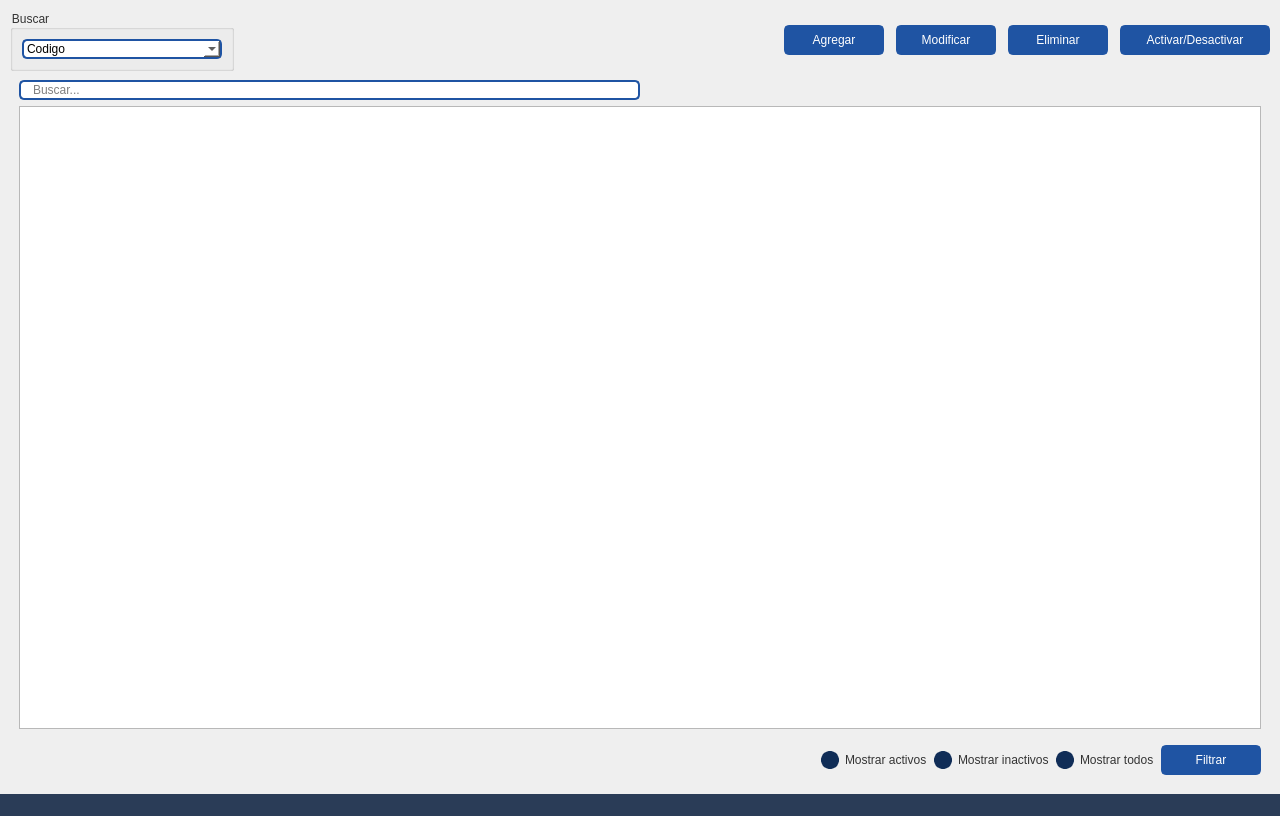
<?xml version="1.0" encoding="UTF-8"?>
<ui version="4.0">
 <author>Wanderson M. Pimenta</author>
 <class>MainWindow</class>
 <widget class="QMainWindow" name="MainWindow">
  <property name="geometry">
   <rect>
    <x>0</x>
    <y>0</y>
    <width>1280</width>
    <height>816</height>
   </rect>
  </property>
  <property name="minimumSize">
   <size>
    <width>1280</width>
    <height>720</height>
   </size>
  </property>
  <property name="windowTitle">
   <string/>
  </property>
  <property name="windowIcon">
   <iconset>
    <normaloff>:/images/images/images/Logo_vertical.png</normaloff>:/images/images/images/Logo_vertical.png</iconset>
  </property>
  <widget class="QWidget" name="styleSheet">
   <property name="font">
    <font>
     <family>Segoe UI</family>
     <pointsize>9</pointsize>
     <weight>50</weight>
     <italic>false</italic>
     <bold>false</bold>
    </font>
   </property>
   <property name="styleSheet">
    <string notr="true">QWidget{
	color: #333;
	font: 9pt &quot;Segoe UI&quot;;
}
/* -----------------  MENUS ----------------- */


#topMenu .QPushButton {	
	background-position: left center;
    background-repeat: no-repeat;
	border: none;
	border-left: 22px solid transparent;
	background-color: transparent;
	text-align: left;
	padding-left: 44px;
    color: #f8f8f2;
}

#topMenu .QPushButton:hover {
	background-color: #286FD6;
}
#topMenu .QPushButton:pressed {	
	background-color: #2A3C57;
	color: rgb(255, 255, 255);
}
#bottomMenu .QPushButton {	
	background-position: left center;
    background-repeat: no-repeat;
	border: none;
	border-left: 20px solid transparent;
	background-color:transparent;
	text-align: left;
	padding-left: 44px;
    color: #f8f8f2;
}
#bottomMenu .QPushButton:hover {
	background-color: #286FD6;
}
#bottomMenu .QPushButton:pressed {	
	background-color: #2A3C57;
	color: rgb(255, 255, 255);
}
/* ----------------- Bottom Bar ----------------- */
/*Status bar (inferior)*/
#bottomBar { background-color: #2A3C57 }
#bottomBar QLabel { font-size: 11px; color: #f8f8f2; padding-left: 10px; padding-right: 10px; padding-bottom: 2px; }


/* ----------------- QTableWidget ----------------- */
QTableWidget {	
	background-color: transparent;
/*	padding: 10px;*/
	border-radius: 5px;
	gridline-color: #6C99DD;
    outline: none;
}
QTableWidget::item{
	border-color: tranparent;
	padding-left: 5px;
	padding-right: 5px;
	gridline-color: transparent;
}

QTableWidget::item:selected{
	background-color:#6C99DD; /*color al seleccionar el cuadro*/
    color: white;/*color de la letra en el cuadro*/
}

QHeaderView::section{
	background-color: white;
	border: none;
	border-style: none;
}

/*
QTableWidget::horizontalHeader {	
	background-color: #6272a4;
}
*/

QHeaderView::section:horizontal
{
    border: 1px solid #1F54A3;
	background-color: #1F54A3;
/*	padding: 3px;*/
	border-top-left-radius: 7px;
    border-top-right-radius: 7px;
    color: white;
}

QHeaderView::section:vertical
{
    border: 1px solid #1F54A3;
	border-top-left-radius: 7px;
    border-bottom-left-radius: 7px;
	padding-left:4px;
}




/* ----------------- LineEdit  ----------------- */
QLineEdit {
	border-radius: 5px;
	border: 2px solid #1F54A3;
	padding-left: 10px;
	selection-color: white;
	selection-background-color: #2A3C57;
    color: black;
}
QLineEdit:hover {
	border: 2px solid rgb(98, 114, 164);
}
QLineEdit:focus {
	border: 2px solid #2A3C57;
}




/* ----------------- ScrollBars ----------------- */
/*tamaño y bordes*/
QScrollBar:horizontal {
    border: none;
    background: #6272a4;
    height: 8px;
    margin: 0px 21px 0 21px;
	border-radius: 0px;
}
/*la linea*/
QScrollBar::handle:horizontal {
    background: #296FD6;
    min-width: 25px;

}
/*bordecito inferior derecho*/
QScrollBar::add-line:horizontal {
    border: none;
    background: #102D57;
    width: 20px;
	border-top-right-radius: 4px;
    border-bottom-right-radius: 4px;
    subcontrol-position: right;
    subcontrol-origin: margin;
}
/*bordecito inferior izquierdo*/
QScrollBar::sub-line:horizontal {
    border: none;
    background: #102D57;
    width: 20px;
	border-top-left-radius: 4px;
    border-bottom-left-radius: 4px;
    subcontrol-position: left;
    subcontrol-origin: margin;
}

/*tamaño y bordes*/
 QScrollBar:vertical {
	border: none;
    background-color: #6272a4;
    width: 8px;
    margin: 21px 0 21px 0;
	border-radius: 0px;
 }
/*la linea*/
 QScrollBar::handle:vertical {	
	background: #296FD6;
    min-height: 25px;

 }
/*bordecito lateral inferior*/
 QScrollBar::add-line:vertical {
     border: none;
    background: #102D57;
     height: 20px;
	border-bottom-left-radius: 4px;
    border-bottom-right-radius: 4px;
     subcontrol-position: bottom;
     subcontrol-origin: margin;
 }
/*bordecito lateral superior*/
 QScrollBar::sub-line:vertical {
	border: none;
    background: #102D57;
     height: 20px;
	border-top-left-radius: 4px;
    border-top-right-radius: 4px;
     subcontrol-position: top;
     subcontrol-origin: margin;
 }

/* ----------------- RadioButton ----------------- */
QRadioButton::indicator {
    border: 3px solid #102D57;
	width: 12px;
	height: 12px;
	border-radius: 9px;
    background: #102D57;
}

QRadioButton::indicator:hover {
    border: 3px solid #1F54A3;
}

QRadioButton::indicator:checked {
    background: 3px solid #296FD6;
	border: 3px solid #296FD6;	
}
/* ----------------- QComboBox ----------------- */
QComboBox{
	background-color: white;
	border-radius: 5px;
	border: 2px solid #1F54A3;
    color: black;
}
QComboBox:hover{
	border: 2px solid #7284b9;
}
QComboBox::drop-down {
	subcontrol-origin: padding;
	subcontrol-position: top right;
	width: 25px; 
	border-left-width: 3px;
	border-left-color: white;
	border-left-style: solid;
	border-top-right-radius: 3px;
	background-image:url(:/icons/images/icons/cil-arrow-bottom.png);
	border-bottom-right-radius: 3px;	
	background-position: center;
	background-repeat: no-reperat;
 }

QComboBox QAbstractItemView {
	color: white;	
	background-color: #1F54A3;
	
	selection-background-color: #1F54A3;
}




</string>
   </property>
   <layout class="QGridLayout" name="gridLayout_10">
    <property name="leftMargin">
     <number>0</number>
    </property>
    <property name="topMargin">
     <number>0</number>
    </property>
    <property name="rightMargin">
     <number>0</number>
    </property>
    <property name="bottomMargin">
     <number>0</number>
    </property>
    <property name="spacing">
     <number>0</number>
    </property>
    <item row="0" column="0">
     <widget class="QFrame" name="bgApp">
      <property name="styleSheet">
       <string notr="true"/>
      </property>
      <property name="frameShape">
       <enum>QFrame::NoFrame</enum>
      </property>
      <property name="frameShadow">
       <enum>QFrame::Raised</enum>
      </property>
      <layout class="QHBoxLayout" name="appLayout">
       <property name="spacing">
        <number>0</number>
       </property>
       <property name="leftMargin">
        <number>0</number>
       </property>
       <property name="topMargin">
        <number>0</number>
       </property>
       <property name="rightMargin">
        <number>0</number>
       </property>
       <property name="bottomMargin">
        <number>0</number>
       </property>
       <item>
        <widget class="QFrame" name="contentBox">
         <property name="frameShape">
          <enum>QFrame::NoFrame</enum>
         </property>
         <property name="frameShadow">
          <enum>QFrame::Raised</enum>
         </property>
         <layout class="QVBoxLayout" name="verticalLayout_2">
          <property name="spacing">
           <number>0</number>
          </property>
          <property name="leftMargin">
           <number>0</number>
          </property>
          <property name="topMargin">
           <number>0</number>
          </property>
          <property name="rightMargin">
           <number>0</number>
          </property>
          <property name="bottomMargin">
           <number>0</number>
          </property>
          <item>
           <widget class="QFrame" name="contentBottom">
            <property name="frameShape">
             <enum>QFrame::NoFrame</enum>
            </property>
            <property name="frameShadow">
             <enum>QFrame::Raised</enum>
            </property>
            <layout class="QVBoxLayout" name="verticalLayout_6">
             <property name="spacing">
              <number>0</number>
             </property>
             <property name="leftMargin">
              <number>0</number>
             </property>
             <property name="topMargin">
              <number>0</number>
             </property>
             <property name="rightMargin">
              <number>0</number>
             </property>
             <property name="bottomMargin">
              <number>0</number>
             </property>
             <item>
              <widget class="QFrame" name="content">
               <property name="frameShape">
                <enum>QFrame::NoFrame</enum>
               </property>
               <property name="frameShadow">
                <enum>QFrame::Raised</enum>
               </property>
               <layout class="QHBoxLayout" name="horizontalLayout_4">
                <property name="spacing">
                 <number>0</number>
                </property>
                <property name="leftMargin">
                 <number>0</number>
                </property>
                <property name="topMargin">
                 <number>0</number>
                </property>
                <property name="rightMargin">
                 <number>0</number>
                </property>
                <property name="bottomMargin">
                 <number>0</number>
                </property>
                <item>
                 <widget class="QFrame" name="pagesContainer">
                  <property name="styleSheet">
                   <string notr="true"/>
                  </property>
                  <property name="frameShape">
                   <enum>QFrame::NoFrame</enum>
                  </property>
                  <property name="frameShadow">
                   <enum>QFrame::Raised</enum>
                  </property>
                  <layout class="QVBoxLayout" name="verticalLayout_15">
                   <property name="spacing">
                    <number>0</number>
                   </property>
                   <property name="leftMargin">
                    <number>10</number>
                   </property>
                   <property name="topMargin">
                    <number>10</number>
                   </property>
                   <property name="rightMargin">
                    <number>10</number>
                   </property>
                   <property name="bottomMargin">
                    <number>10</number>
                   </property>
                   <item>
                    <layout class="QHBoxLayout" name="horizontalLayout_19">
                     <item>
                      <widget class="QGroupBox" name="groupBox_5">
                       <property name="title">
                        <string>Buscar</string>
                       </property>
                       <layout class="QHBoxLayout" name="horizontalLayout_20">
                        <item>
                         <widget class="QComboBox" name="cbo_filterCarrera">
                          <property name="minimumSize">
                           <size>
                            <width>200</width>
                            <height>0</height>
                           </size>
                          </property>
                          <item>
                           <property name="text">
                            <string>Codigo</string>
                           </property>
                          </item>
                          <item>
                           <property name="text">
                            <string>Nombre facultad</string>
                           </property>
                          </item>
                          <item>
                           <property name="text">
                            <string>Siglas</string>
                           </property>
                          </item>
                         </widget>
                        </item>
                       </layout>
                      </widget>
                     </item>
                     <item>
                      <spacer name="horizontalSpacer_10">
                       <property name="orientation">
                        <enum>Qt::Horizontal</enum>
                       </property>
                       <property name="sizeHint" stdset="0">
                        <size>
                         <width>40</width>
                         <height>20</height>
                        </size>
                       </property>
                      </spacer>
                     </item>
                     <item>
                      <layout class="QHBoxLayout" name="horizontalLayout_2">
                       <property name="spacing">
                        <number>12</number>
                       </property>
                       <property name="rightMargin">
                        <number>0</number>
                       </property>
                       <item>
                        <widget class="QPushButton" name="btn_agregar">
                         <property name="minimumSize">
                          <size>
                           <width>100</width>
                           <height>30</height>
                          </size>
                         </property>
                         <property name="focusPolicy">
                          <enum>Qt::TabFocus</enum>
                         </property>
                         <property name="toolTip">
                          <string>Agregar cliente</string>
                         </property>
                         <property name="styleSheet">
                          <string notr="true">#pagesContainer QPushButton {
	border: 2px solid #1F54A3;
	border-radius: 5px;	
	background-color: #1F54A3;
	color:white;
}
#pagesContainer QPushButton:hover {
	background-color: #286FD6;
	border: 2px solid #286FD6;
}
#pagesContainer QPushButton:pressed {	
	background-color: #2A3C57;
	border: 2px solid #2A3C57;
}</string>
                         </property>
                         <property name="text">
                          <string>Agregar</string>
                         </property>
                        </widget>
                       </item>
                       <item>
                        <widget class="QPushButton" name="btn_modificar">
                         <property name="minimumSize">
                          <size>
                           <width>100</width>
                           <height>30</height>
                          </size>
                         </property>
                         <property name="focusPolicy">
                          <enum>Qt::TabFocus</enum>
                         </property>
                         <property name="toolTip">
                          <string>Modificar Cliente</string>
                         </property>
                         <property name="styleSheet">
                          <string notr="true">#pagesContainer QPushButton {
	border: 2px solid #1F54A3;
	border-radius: 5px;	
	background-color: #1F54A3;
	color:white;
}
#pagesContainer QPushButton:hover {
	background-color: #286FD6;
	border: 2px solid #286FD6;
}
#pagesContainer QPushButton:pressed {	
	background-color: #2A3C57;
	border: 2px solid #2A3C57;
}</string>
                         </property>
                         <property name="text">
                          <string>Modificar</string>
                         </property>
                        </widget>
                       </item>
                       <item>
                        <widget class="QPushButton" name="btn_eliminar">
                         <property name="minimumSize">
                          <size>
                           <width>100</width>
                           <height>30</height>
                          </size>
                         </property>
                         <property name="styleSheet">
                          <string notr="true">#pagesContainer QPushButton {
	border: 2px solid #1F54A3;
	border-radius: 5px;	
	background-color: #1F54A3;
	color:white;
}
#pagesContainer QPushButton:hover {
	background-color: #286FD6;
	border: 2px solid #286FD6;
}
#pagesContainer QPushButton:pressed {	
	background-color: #2A3C57;
	border: 2px solid #2A3C57;
}</string>
                         </property>
                         <property name="text">
                          <string>Eliminar</string>
                         </property>
                        </widget>
                       </item>
                       <item>
                        <widget class="QPushButton" name="btn_baja">
                         <property name="minimumSize">
                          <size>
                           <width>150</width>
                           <height>30</height>
                          </size>
                         </property>
                         <property name="styleSheet">
                          <string notr="true">#pagesContainer QPushButton {
	border: 2px solid #1F54A3;
	border-radius: 5px;	
	background-color: #1F54A3;
	color:white;
}
#pagesContainer QPushButton:hover {
	background-color: #286FD6;
	border: 2px solid #286FD6;
}
#pagesContainer QPushButton:pressed {	
	background-color: #2A3C57;
	border: 2px solid #2A3C57;
}</string>
                         </property>
                         <property name="text">
                          <string>Activar/Desactivar</string>
                         </property>
                        </widget>
                       </item>
                      </layout>
                     </item>
                    </layout>
                   </item>
                   <item>
                    <widget class="QStackedWidget" name="stackedWidget">
                     <property name="styleSheet">
                      <string notr="true"/>
                     </property>
                     <property name="currentIndex">
                      <number>0</number>
                     </property>
                     <widget class="QWidget" name="personas">
                      <layout class="QGridLayout" name="gridLayout_8">
                       <item row="0" column="0">
                        <layout class="QHBoxLayout" name="horizontalLayout_21">
                         <item>
                          <widget class="QLineEdit" name="txtBuscarCarrera">
                           <property name="placeholderText">
                            <string>Buscar...</string>
                           </property>
                          </widget>
                         </item>
                         <item>
                          <spacer name="horizontalSpacer_11">
                           <property name="orientation">
                            <enum>Qt::Horizontal</enum>
                           </property>
                           <property name="sizeHint" stdset="0">
                            <size>
                             <width>40</width>
                             <height>20</height>
                            </size>
                           </property>
                          </spacer>
                         </item>
                        </layout>
                       </item>
                       <item row="1" column="0">
                        <layout class="QGridLayout" name="gridLayout_13">
                         <item row="0" column="0">
                          <widget class="QTableView" name="tablefacultad">
                           <property name="editTriggers">
                            <set>QAbstractItemView::NoEditTriggers</set>
                           </property>
                           <property name="selectionBehavior">
                            <enum>QAbstractItemView::SelectRows</enum>
                           </property>
                           <attribute name="horizontalHeaderDefaultSectionSize">
                            <number>150</number>
                           </attribute>
                           <attribute name="horizontalHeaderMinimumSectionSize">
                            <number>80</number>
                           </attribute>
                           <attribute name="horizontalHeaderStretchLastSection">
                            <bool>true</bool>
                           </attribute>
                          </widget>
                         </item>
                        </layout>
                       </item>
                       <item row="2" column="0">
                        <layout class="QHBoxLayout" name="horizontalLayout">
                         <property name="leftMargin">
                          <number>10</number>
                         </property>
                         <property name="topMargin">
                          <number>10</number>
                         </property>
                         <item>
                          <spacer name="horizontalSpacer">
                           <property name="orientation">
                            <enum>Qt::Horizontal</enum>
                           </property>
                           <property name="sizeHint" stdset="0">
                            <size>
                             <width>40</width>
                             <height>20</height>
                            </size>
                           </property>
                          </spacer>
                         </item>
                         <item>
                          <widget class="QRadioButton" name="rdb_activo">
                           <property name="text">
                            <string>Mostrar activos</string>
                           </property>
                          </widget>
                         </item>
                         <item>
                          <widget class="QRadioButton" name="rdb_inactivo">
                           <property name="text">
                            <string>Mostrar inactivos</string>
                           </property>
                          </widget>
                         </item>
                         <item>
                          <widget class="QRadioButton" name="rdb_all">
                           <property name="text">
                            <string>Mostrar todos</string>
                           </property>
                          </widget>
                         </item>
                         <item>
                          <widget class="QPushButton" name="btn_filtrar">
                           <property name="minimumSize">
                            <size>
                             <width>100</width>
                             <height>30</height>
                            </size>
                           </property>
                           <property name="styleSheet">
                            <string notr="true">#pagesContainer QPushButton {
	border: 2px solid #1F54A3;
	border-radius: 5px;	
	background-color: #1F54A3;
	color:white;
}
#pagesContainer QPushButton:hover {
	background-color: #286FD6;
	border: 2px solid #286FD6;
}
#pagesContainer QPushButton:pressed {	
	background-color: #2A3C57;
	border: 2px solid #2A3C57;
}</string>
                           </property>
                           <property name="text">
                            <string>Filtrar</string>
                           </property>
                          </widget>
                         </item>
                        </layout>
                       </item>
                      </layout>
                     </widget>
                    </widget>
                   </item>
                  </layout>
                 </widget>
                </item>
               </layout>
              </widget>
             </item>
             <item>
              <widget class="QFrame" name="bottomBar">
               <property name="minimumSize">
                <size>
                 <width>0</width>
                 <height>22</height>
                </size>
               </property>
               <property name="maximumSize">
                <size>
                 <width>16777215</width>
                 <height>22</height>
                </size>
               </property>
               <property name="frameShape">
                <enum>QFrame::NoFrame</enum>
               </property>
               <property name="frameShadow">
                <enum>QFrame::Raised</enum>
               </property>
               <layout class="QHBoxLayout" name="horizontalLayout_5">
                <property name="spacing">
                 <number>0</number>
                </property>
                <property name="leftMargin">
                 <number>0</number>
                </property>
                <property name="topMargin">
                 <number>0</number>
                </property>
                <property name="rightMargin">
                 <number>0</number>
                </property>
                <property name="bottomMargin">
                 <number>0</number>
                </property>
                <item>
                 <widget class="QLabel" name="fechahora">
                  <property name="text">
                   <string/>
                  </property>
                  <property name="alignment">
                   <set>Qt::AlignRight|Qt::AlignTrailing|Qt::AlignVCenter</set>
                  </property>
                 </widget>
                </item>
               </layout>
              </widget>
             </item>
            </layout>
           </widget>
          </item>
         </layout>
        </widget>
       </item>
      </layout>
     </widget>
    </item>
   </layout>
  </widget>
 </widget>
 <tabstops>
  <tabstop>cbo_filterCarrera</tabstop>
  <tabstop>txtBuscarCarrera</tabstop>
  <tabstop>tablefacultad</tabstop>
 </tabstops>
 <resources/>
 <connections/>
</ui>
